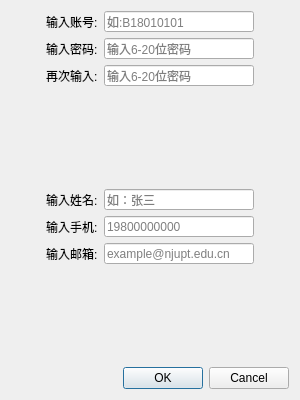
<?xml version="1.0" encoding="UTF-8"?>
<ui version="4.0">
 <class>SignUp</class>
 <widget class="QWidget" name="SignUp">
  <property name="geometry">
   <rect>
    <x>0</x>
    <y>0</y>
    <width>300</width>
    <height>400</height>
   </rect>
  </property>
  <property name="minimumSize">
   <size>
    <width>300</width>
    <height>400</height>
   </size>
  </property>
  <property name="maximumSize">
   <size>
    <width>450</width>
    <height>600</height>
   </size>
  </property>
  <property name="windowTitle">
   <string>MMK_System注册界面</string>
  </property>
  <layout class="QGridLayout" name="gridLayout">
   <item row="8" column="0">
    <layout class="QVBoxLayout" name="verticalLayout_2">
     <item>
      <widget class="QLabel" name="label_notice2">
       <property name="palette">
        <palette>
         <active>
          <colorrole role="WindowText">
           <brush brushstyle="SolidPattern">
            <color alpha="255">
             <red>255</red>
             <green>2</green>
             <blue>46</blue>
            </color>
           </brush>
          </colorrole>
          <colorrole role="Text">
           <brush brushstyle="SolidPattern">
            <color alpha="255">
             <red>255</red>
             <green>25</green>
             <blue>63</blue>
            </color>
           </brush>
          </colorrole>
         </active>
         <inactive>
          <colorrole role="WindowText">
           <brush brushstyle="SolidPattern">
            <color alpha="255">
             <red>255</red>
             <green>2</green>
             <blue>46</blue>
            </color>
           </brush>
          </colorrole>
          <colorrole role="Text">
           <brush brushstyle="SolidPattern">
            <color alpha="255">
             <red>255</red>
             <green>25</green>
             <blue>63</blue>
            </color>
           </brush>
          </colorrole>
         </inactive>
         <disabled>
          <colorrole role="WindowText">
           <brush brushstyle="SolidPattern">
            <color alpha="255">
             <red>127</red>
             <green>127</green>
             <blue>127</blue>
            </color>
           </brush>
          </colorrole>
          <colorrole role="Text">
           <brush brushstyle="SolidPattern">
            <color alpha="255">
             <red>127</red>
             <green>127</green>
             <blue>127</blue>
            </color>
           </brush>
          </colorrole>
         </disabled>
        </palette>
       </property>
       <property name="text">
        <string/>
       </property>
       <property name="alignment">
        <set>Qt::AlignCenter</set>
       </property>
      </widget>
     </item>
    </layout>
   </item>
   <item row="0" column="0">
    <layout class="QVBoxLayout" name="verticalLayout"/>
   </item>
   <item row="4" column="0">
    <layout class="QVBoxLayout" name="verticalLayout_3">
     <item>
      <widget class="QLabel" name="label_notice1">
       <property name="text">
        <string/>
       </property>
       <property name="alignment">
        <set>Qt::AlignCenter</set>
       </property>
      </widget>
     </item>
    </layout>
   </item>
   <item row="7" column="0">
    <layout class="QHBoxLayout" name="horizontalLayout_5">
     <item>
      <spacer name="horizontalSpacer_6">
       <property name="orientation">
        <enum>Qt::Horizontal</enum>
       </property>
       <property name="sizeHint" stdset="0">
        <size>
         <width>40</width>
         <height>20</height>
        </size>
       </property>
      </spacer>
     </item>
     <item>
      <widget class="QLabel" name="label_5">
       <property name="text">
        <string>输入邮箱:</string>
       </property>
      </widget>
     </item>
     <item>
      <widget class="QLineEdit" name="lineEdit_5">
       <property name="minimumSize">
        <size>
         <width>150</width>
         <height>21</height>
        </size>
       </property>
       <property name="maximumSize">
        <size>
         <width>200</width>
         <height>21</height>
        </size>
       </property>
       <property name="placeholderText">
        <string>example@njupt.edu.cn</string>
       </property>
      </widget>
     </item>
     <item>
      <spacer name="horizontalSpacer_10">
       <property name="orientation">
        <enum>Qt::Horizontal</enum>
       </property>
       <property name="sizeHint" stdset="0">
        <size>
         <width>40</width>
         <height>20</height>
        </size>
       </property>
      </spacer>
     </item>
    </layout>
   </item>
   <item row="6" column="0">
    <layout class="QHBoxLayout" name="horizontalLayout_4">
     <item>
      <spacer name="horizontalSpacer_5">
       <property name="orientation">
        <enum>Qt::Horizontal</enum>
       </property>
       <property name="sizeHint" stdset="0">
        <size>
         <width>40</width>
         <height>20</height>
        </size>
       </property>
      </spacer>
     </item>
     <item>
      <widget class="QLabel" name="label_4">
       <property name="text">
        <string>输入手机:</string>
       </property>
      </widget>
     </item>
     <item>
      <widget class="QLineEdit" name="lineEdit_4">
       <property name="minimumSize">
        <size>
         <width>150</width>
         <height>21</height>
        </size>
       </property>
       <property name="maximumSize">
        <size>
         <width>200</width>
         <height>21</height>
        </size>
       </property>
       <property name="text">
        <string/>
       </property>
       <property name="maxLength">
        <number>11</number>
       </property>
       <property name="frame">
        <bool>true</bool>
       </property>
       <property name="placeholderText">
        <string>19800000000</string>
       </property>
      </widget>
     </item>
     <item>
      <spacer name="horizontalSpacer_9">
       <property name="orientation">
        <enum>Qt::Horizontal</enum>
       </property>
       <property name="sizeHint" stdset="0">
        <size>
         <width>40</width>
         <height>20</height>
        </size>
       </property>
      </spacer>
     </item>
    </layout>
   </item>
   <item row="3" column="0">
    <layout class="QHBoxLayout" name="horizontalLayout_3">
     <item>
      <spacer name="horizontalSpacer_4">
       <property name="orientation">
        <enum>Qt::Horizontal</enum>
       </property>
       <property name="sizeHint" stdset="0">
        <size>
         <width>40</width>
         <height>20</height>
        </size>
       </property>
      </spacer>
     </item>
     <item>
      <widget class="QLabel" name="label_3">
       <property name="text">
        <string>再次输入:</string>
       </property>
      </widget>
     </item>
     <item>
      <widget class="QLineEdit" name="lineEdit_3">
       <property name="minimumSize">
        <size>
         <width>150</width>
         <height>21</height>
        </size>
       </property>
       <property name="maximumSize">
        <size>
         <width>200</width>
         <height>21</height>
        </size>
       </property>
       <property name="maxLength">
        <number>20</number>
       </property>
       <property name="echoMode">
        <enum>QLineEdit::Password</enum>
       </property>
       <property name="placeholderText">
        <string>输入6-20位密码</string>
       </property>
      </widget>
     </item>
     <item>
      <spacer name="horizontalSpacer_8">
       <property name="orientation">
        <enum>Qt::Horizontal</enum>
       </property>
       <property name="sizeHint" stdset="0">
        <size>
         <width>40</width>
         <height>20</height>
        </size>
       </property>
      </spacer>
     </item>
    </layout>
   </item>
   <item row="9" column="0">
    <layout class="QHBoxLayout" name="horizontalLayout_6">
     <item>
      <widget class="QDialogButtonBox" name="buttonBox">
       <property name="standardButtons">
        <set>QDialogButtonBox::Cancel|QDialogButtonBox::Ok</set>
       </property>
      </widget>
     </item>
    </layout>
   </item>
   <item row="2" column="0">
    <layout class="QHBoxLayout" name="horizontalLayout_2">
     <item>
      <spacer name="horizontalSpacer_3">
       <property name="orientation">
        <enum>Qt::Horizontal</enum>
       </property>
       <property name="sizeHint" stdset="0">
        <size>
         <width>40</width>
         <height>20</height>
        </size>
       </property>
      </spacer>
     </item>
     <item>
      <widget class="QLabel" name="label_2">
       <property name="text">
        <string>输入密码:</string>
       </property>
      </widget>
     </item>
     <item>
      <widget class="QLineEdit" name="lineEdit_2">
       <property name="minimumSize">
        <size>
         <width>150</width>
         <height>21</height>
        </size>
       </property>
       <property name="maximumSize">
        <size>
         <width>200</width>
         <height>21</height>
        </size>
       </property>
       <property name="maxLength">
        <number>20</number>
       </property>
       <property name="echoMode">
        <enum>QLineEdit::Password</enum>
       </property>
       <property name="placeholderText">
        <string>输入6-20位密码</string>
       </property>
      </widget>
     </item>
     <item>
      <spacer name="horizontalSpacer_7">
       <property name="orientation">
        <enum>Qt::Horizontal</enum>
       </property>
       <property name="sizeHint" stdset="0">
        <size>
         <width>40</width>
         <height>20</height>
        </size>
       </property>
      </spacer>
     </item>
    </layout>
   </item>
   <item row="1" column="0">
    <layout class="QHBoxLayout" name="horizontalLayout">
     <item>
      <spacer name="horizontalSpacer">
       <property name="orientation">
        <enum>Qt::Horizontal</enum>
       </property>
       <property name="sizeHint" stdset="0">
        <size>
         <width>40</width>
         <height>20</height>
        </size>
       </property>
      </spacer>
     </item>
     <item>
      <widget class="QLabel" name="label">
       <property name="text">
        <string>输入账号:</string>
       </property>
      </widget>
     </item>
     <item>
      <widget class="QLineEdit" name="lineEdit">
       <property name="minimumSize">
        <size>
         <width>150</width>
         <height>21</height>
        </size>
       </property>
       <property name="maximumSize">
        <size>
         <width>200</width>
         <height>21</height>
        </size>
       </property>
       <property name="text">
        <string/>
       </property>
       <property name="placeholderText">
        <string>如:B18010101</string>
       </property>
      </widget>
     </item>
     <item>
      <spacer name="horizontalSpacer_2">
       <property name="orientation">
        <enum>Qt::Horizontal</enum>
       </property>
       <property name="sizeHint" stdset="0">
        <size>
         <width>40</width>
         <height>20</height>
        </size>
       </property>
      </spacer>
     </item>
    </layout>
   </item>
   <item row="5" column="0">
    <layout class="QHBoxLayout" name="horizontalLayout_7">
     <item>
      <spacer name="horizontalSpacer_11">
       <property name="orientation">
        <enum>Qt::Horizontal</enum>
       </property>
       <property name="sizeHint" stdset="0">
        <size>
         <width>40</width>
         <height>20</height>
        </size>
       </property>
      </spacer>
     </item>
     <item>
      <widget class="QLabel" name="label_6">
       <property name="text">
        <string>输入姓名:</string>
       </property>
      </widget>
     </item>
     <item>
      <widget class="QLineEdit" name="lineEdit_6">
       <property name="minimumSize">
        <size>
         <width>150</width>
         <height>21</height>
        </size>
       </property>
       <property name="maximumSize">
        <size>
         <width>200</width>
         <height>21</height>
        </size>
       </property>
       <property name="placeholderText">
        <string>如：张三</string>
       </property>
      </widget>
     </item>
     <item>
      <spacer name="horizontalSpacer_12">
       <property name="orientation">
        <enum>Qt::Horizontal</enum>
       </property>
       <property name="sizeHint" stdset="0">
        <size>
         <width>40</width>
         <height>20</height>
        </size>
       </property>
      </spacer>
     </item>
    </layout>
   </item>
  </layout>
 </widget>
 <resources/>
 <connections/>
</ui>
